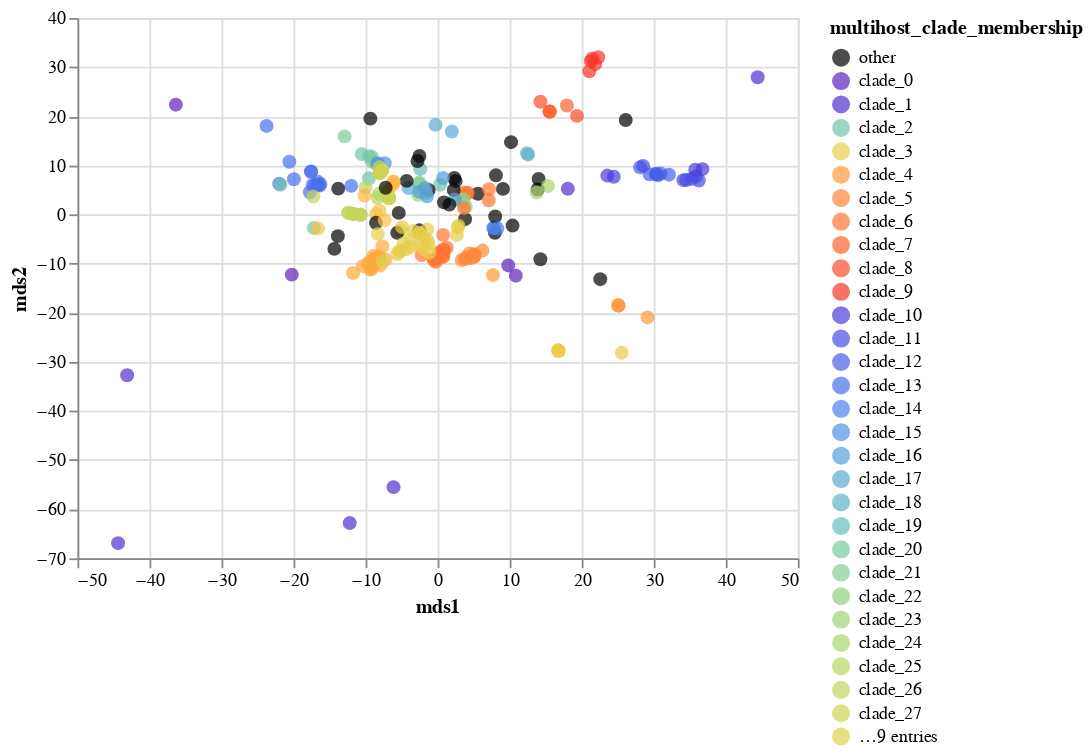

Source (notebook cell):
### Code cell
scatterplot_with_tooltip_interactive(merged_mds_df,'mds1','mds2',"mds1","mds2",['strain'],'multihost_clade_membership:N', domain, range_)

### Figure 1 — Vega-Lite specification as saved in the notebook (floating-point values rounded to 4 significant figures; data arrays with more than 128 entries replaced by an {"elided": "..."} marker saying what was removed)
{"config": {"view": {"continuousWidth": 400, "continuousHeight": 300}}, "data": {"name": "data-5819791fe76afe6e5baa8c0e8ad97f34"}, "mark": {"type": "circle", "size": 60}, "encoding": {"color": {"type": "nominal", "field": "multihost_clade_membership", "scale": {"domain": ["other", "clade_0", "clade_1", "clade_2", "clade_3", "clade_4", "clade_5", "clade_6", "clade_7", "clade_8", "clade_9", "clade_10", "clade_11", "clade_12", "clade_13", "clade_14", "clade_15", "clade_16", "clade_17", "clade_18", "clade_19", "clade_20", "clade_21", "clade_22", "clade_23", "clade_24", "clade_25", "clade_26", "clade_27", "clade_28", "clade_29", "clade_30", "clade_31", "clade_32", "clade_33", "clade_34", "clade_35", "clade_36"], "range": ["#000000", "#5c22be", "#5330cd", "#71c4ac", "#e7cf4b", "#ff9a3c", "#ff8939", "#ff7535", "#ff6131", "#fd4b2c", "#f93529", "#4b3ddb", "#474ee3", "#4760e9", "#4971eb", "#4b82e9", "#4f92e5", "#549fdc", "#5aabd3", "#61b4c6", "#68bdba", "#7bca9d", "#86ce91", "#91d283", "#9dd478", "#aad66d", "#b6d764", "#c3d65c", "#cfd555", "#dcd34f", "#e7cf4b", "#f9c244", "#ffb642", "#ffaa3f", "#000000", "#5c22be", "#5330cd", "#71c4ac"]}}, "tooltip": [{"type": "nominal", "field": "strain"}], "x": {"type": "quantitative", "field": "mds1", "title": "mds1"}, "y": {"type": "quantitative", "field": "mds2", "title": "mds2"}}, "selection": {"selector007": {"type": "interval", "bind": "scales", "encodings": ["x", "y"]}}, "$schema": "https://vega.github.io/schema/vega-lite/v4.8.1.json", "datasets": {"data-5819791fe76afe6e5baa8c0e8ad97f34": {"elided": "262 records"}}}
